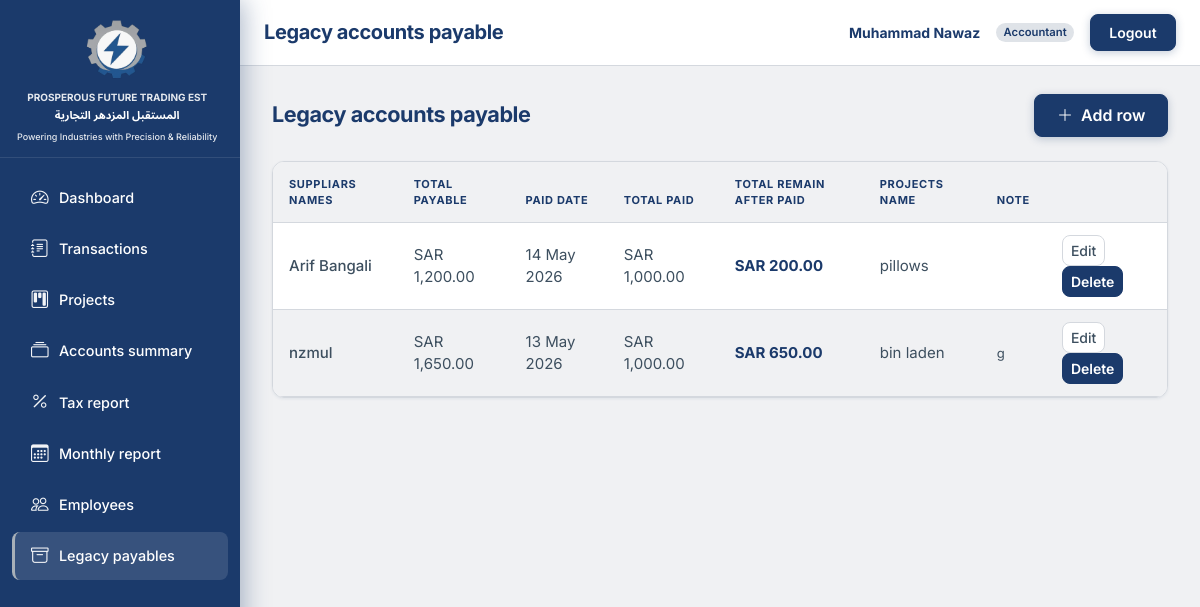
Screenshot of /transactions/legacy/ (signed in) with the database file from the repository.
### accounts/models.py (models this page shows, shortened)
class User(AbstractBaseUser, PermissionsMixin):
    email = models.EmailField(unique=True)
    full_name = models.CharField(max_length=255, blank=True)
    role = models.CharField(max_length=20, choices=Role.choices, default=Role.VIEWER)
    is_staff = models.BooleanField(default=False)
    is_active = models.BooleanField(default=True)
    date_joined = models.DateTimeField(default=timezone.now)
    objects = UserManager()
    USERNAME_FIELD = "email"
    REQUIRED_FIELDS = []
    class Meta:
        ordering = ["email"]
    @property
    def display_name(self):
        name = (self.full_name or "").strip()
        if name:
            return name
        return self.email.split("@")[0] if self.email else ""

### transactions/models.py (models this page shows, shortened)
class LegacyPayable(models.Model):
    supplier_name = models.CharField(max_length=255)
    total_payable = models.DecimalField(max_digits=14, decimal_places=2)
    total_paid = models.DecimalField(max_digits=14, decimal_places=2, default=Decimal("0"))
    date_last_paid = models.DateField(null=True, blank=True)
    projects_name = models.CharField(max_length=255, blank=True)
    status_note = models.CharField(max_length=255, blank=True)
    class Meta:
        ordering = ["supplier_name", "pk"]
        verbose_name = "Legacy payable"
        verbose_name_plural = "Legacy payables"

### transactions/views.py (the view)
# urls.py: path("legacy/", views.LegacyPayableListView.as_view(), name="legacy_list"),
class LegacyPayableListView(AccountantOrAdminRequiredMixin, ListView):
    model = LegacyPayable
    template_name = "transactions/legacy_list.html"
    context_object_name = "legacy_rows"
    def get_queryset(self):
        return LegacyPayable.objects.annotate(
            remaining_calc=F("total_payable") - F("total_paid"),
        ).order_by("supplier_name", "pk")

### TradingEST/context_processors.py (called while the page is built)
def brand(_request):
    return {
        "brand_name_ar": BRAND_NAME_AR,
        "brand_name_en": BRAND_NAME_EN,
        "brand_tagline": BRAND_TAGLINE,
    }

### TradingEST/formatting.py (called while the page is built)
def _to_decimal(value) -> Decimal | None:
    if value is None or value == "":
        return None
    try:
        d = value if isinstance(value, Decimal) else Decimal(str(value))
        return d.quantize(_TWOPLACES, rounding=ROUND_HALF_UP)
    except (InvalidOperation, TypeError, ValueError):
        return None

def format_number(value) -> str | None:
    d = _to_decimal(value)
    if d is None:
        return None
    return f"{d:,.2f}"

def format_sar(value) -> str | None:
    n = format_number(value)
    if n is None:
        return None
    return f"SAR {n}"

### TradingEST/templatetags/te_format.py (called while the page is built)
@register.filter
def sar(value):
    out = format_sar(value)
    return out if out is not None else "—"

### accounts/mixins.py (called while the page is built)
    def dispatch(self, request, *args, **kwargs):
        if not request.user.is_authenticated:
            return HttpResponseRedirect(self.resolve_redirect(request))
        role = getattr(request.user, "role", None)
        if role not in self.allowed_roles:
            raise PermissionDenied("Insufficient role.")
        return super(SessionAuthenticatedMixin, self).dispatch(request, *args, **kwargs)

### templates/transactions/legacy_list.html (shortened to what this page needs)
{% extends "base.html" %}
{% block header_title %}Legacy accounts payable{% endblock %}
{% block content %}
<div class="te-page-heading-row">
  <h1>Legacy accounts payable</h1>
  {% if user.role == 'admin' or user.role == 'accountant' %}
  <a class="btn te-btn-gradient" href="{% url 'transactions:legacy_add' %}"><i class="bi bi-plus-lg me-1"></i> Add row</a>
  {% endif %}
</div>
{% if legacy_rows %}
<div class="te-table-card">
  <div class="table-responsive">
    <table class="table mb-0 align-middle">
      <thead>
        <tr><th>Suppliars Names</th><th>Total payable</th><th>Paid date</th><th>Total paid</th><th>Total Remain after Paid</th><th>Projects Name</th><th>Note</th><th></th></tr>
      </thead>
      <tbody>
        {% for row in legacy_rows %}
        <tr>
          <td class="fw-medium">{{ row.supplier_name }}</td>
          <td>{{ row.total_payable|sar }}</td>
          <td>{% if row.date_last_paid %}{{ row.date_last_paid|date:"j M Y" }}{% else %}—{% endif %}</td>
          <td>{{ row.total_paid|sar }}</td>
          <td><strong class="text-primary">{{ row.remaining_calc|sar }}</strong></td>
          <td>{{ row.projects_name }}</td>
          <td class="small">{{ row.status_note }}</td>
          <td>
            {% if user.role == 'admin' or user.role == 'accountant' %}
            <a class="btn btn-sm te-btn-secondary me-1" href="{% url 'transactions:legacy_edit' row.pk %}">Edit</a>
            <a class="btn btn-sm te-btn-danger" href="{% url 'transactions:legacy_delete' row.pk %}">Delete</a>
            {% endif %}
          </td>
        </tr>
        {% endfor %}
      </tbody>
    </table>
  </div>
</div>
{% else %}
<div class="te-page-card te-empty-state">
  <i class="bi bi-archive" aria-hidden="true"></i>
  <p>No legacy payable rows.</p>
</div>
{% endif %}
{% endblock %}

### templates/base.html (shortened to what this page needs)
{% load static %}
<!DOCTYPE html>
<html lang="en">
<head>
  <link href="https://cdn.jsdelivr.net/npm/bootstrap@5.3.3/dist/css/bootstrap.min.css" rel="stylesheet"
>
  <link rel="stylesheet" href="https://cdn.jsdelivr.net/npm/bootstrap-icons@1.11.3/font/bootstrap-icons.min.css">
  <link rel="stylesheet" href="{% static 'css/app.css' %}">
</head>
<body class="te-app-body">
<div class="te-app-layout">
  <div class="te-app-main">
    <header class="te-topbar">
      <div class="te-topbar-desktop d-none d-md-flex w-100 align-items-center justify-content-between gap-3 min-w-0">
        <h1 class="te-topbar-title text-truncate mb-0 flex-grow-1 min-w-0">{% block header_title %}Dashboard{% endblock %}</h1>
        {% if user.is_authenticated %}
        <div class="te-topbar-actions flex-shrink-0">
          <span class="te-topbar-user d-none d-lg-inline">{{ user.display_name }}</span>
          {% if user.role == 'admin' %}
          <span class="badge rounded-pill badge-role-admin">{{ user.get_role_display }}</span>
          {% elif user.role == 'accountant' %}
          <span class="badge rounded-pill badge-role-accountant">{{ user.get_role_display }}</span>
          {% else %}
          <span class="badge rounded-pill badge-role-viewer">{{ user.get_role_display }}</span>
          {% endif %}
          <form action="{% url 'accounts:logout' %}" method="post" class="d-inline mb-0">
            <button type="submit" class="btn btn-sm te-btn-logout">Logout</button>
          </form>
        </div>
        {% endif %}
      </div>
    </header>
    <div class="te-content-wrap">
      {% block content %}{% endblock %}
    </div>
  </div>
  <aside id="teSidebar" class="te-sidebar" aria-label="Main navigation">
    <div class="te-sidebar-head">
      <div class="te-sidebar-logo">
        {% include "partials/sidebar_brand.html" %}
      </div>
    </div>
    <div class="te-sidebar-nav">
      {% include "partials/sidebar_nav.html" %}
    </div>
  </aside>
</div>
</body>
</html>

### rows the page displays
User: display_name "Muhammad Nawaz", role "Accountant"
LegacyPayable: supplier_name "Arif Bangali", total_payable|sar "SAR 1,200.00", date_last_paid "14 May 2026", total_paid|sar "SAR 1,000.00", remaining_calc|sar "SAR 200.00", projects_name "pillows"
LegacyPayable: supplier_name "nzmul", total_payable|sar "SAR 1,650.00", date_last_paid "13 May 2026", total_paid|sar "SAR 1,000.00", remaining_calc|sar "SAR 650.00", projects_name "bin laden", status_note "g"

### other values shown
{{ brand_name_en }} "PROSPEROUS FUTURE TRADING EST"
{{ brand_name_ar }} "المستقبل المزدهر التجارية"
{{ brand_tagline }} "Powering Industries with Precision & Reliability"
